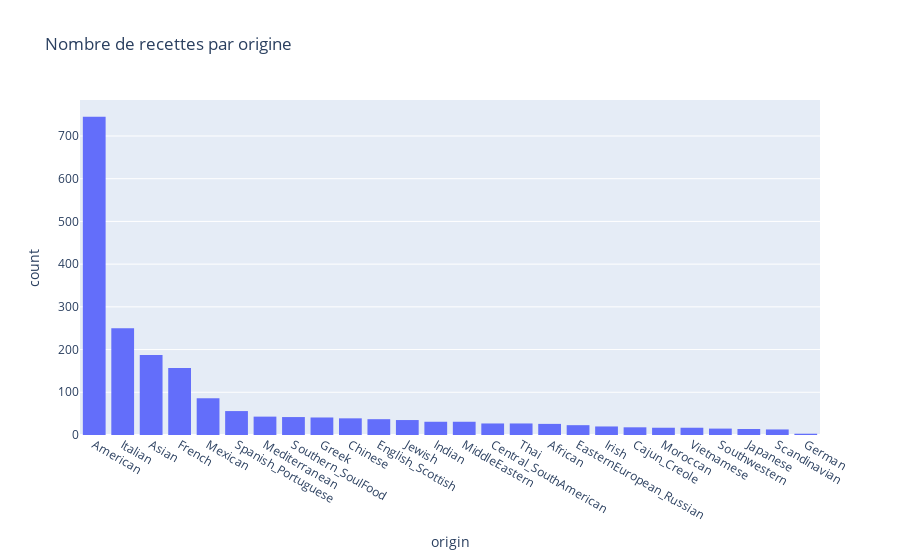

Notebook source saved alongside this figure:
### Markdown cell above
## Distribution

### Code cell
fig = px.histogram(recettes_echant, 
                   x="origin",
                  title="Nombre de recettes par origine").update_xaxes(categoryorder="total descending")
fig.show()

### Figure 1 — Plotly figure (JSON) as saved in the notebook; plotly's stock layout.template omitted (floating-point values rounded to 4 significant figures; data arrays with more than 128 entries replaced by an {"elided": "..."} marker saying what was removed)
{"data": [{"alignmentgroup": "True", "bingroup": "x", "hovertemplate": "origin=%{x}<br>count=%{y}<extra></extra>", "legendgroup": "", "marker": {"color": "#636efa"}, "name": "", "offsetgroup": "", "orientation": "v", "showlegend": false, "type": "histogram", "x": {"elided": "2000 str values"}, "xaxis": "x", "yaxis": "y"}], "layout": {"autosize": true, "barmode": "relative", "legend": {"tracegroupgap": 0}, "title": {"text": "Nombre de recettes par origine"}, "xaxis": {"anchor": "y", "autorange": true, "categoryorder": "total descending", "domain": [0, 1], "range": [-0.5, 25.5], "title": {"text": "origin"}, "type": "category"}, "yaxis": {"anchor": "x", "autorange": true, "domain": [0, 1], "range": [0, 784.2], "title": {"text": "count"}}}}
